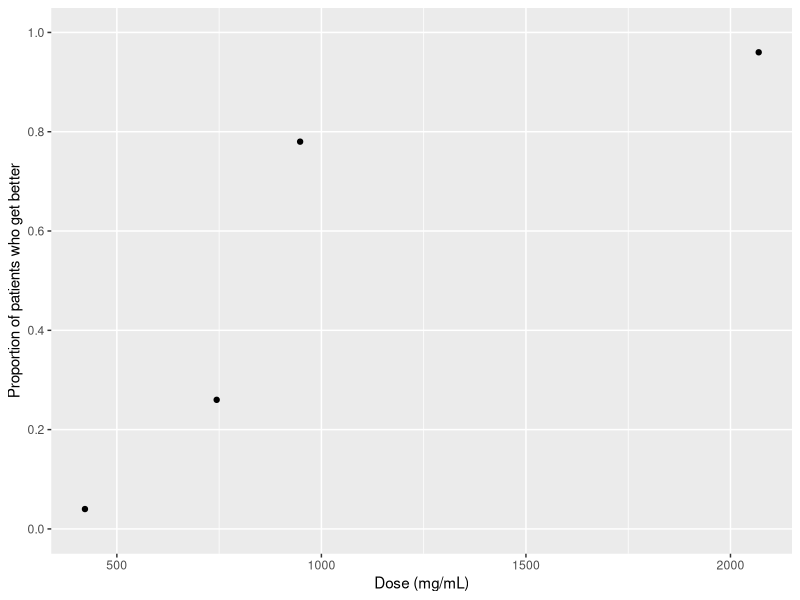
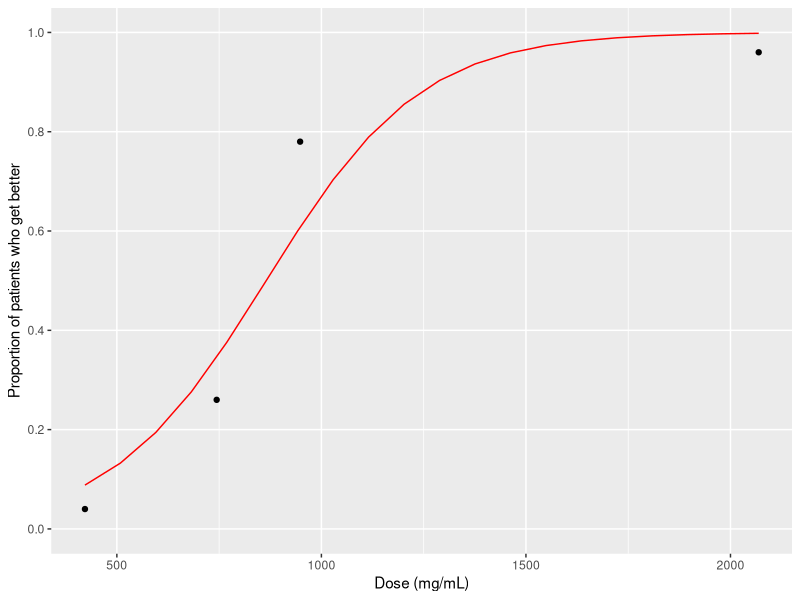
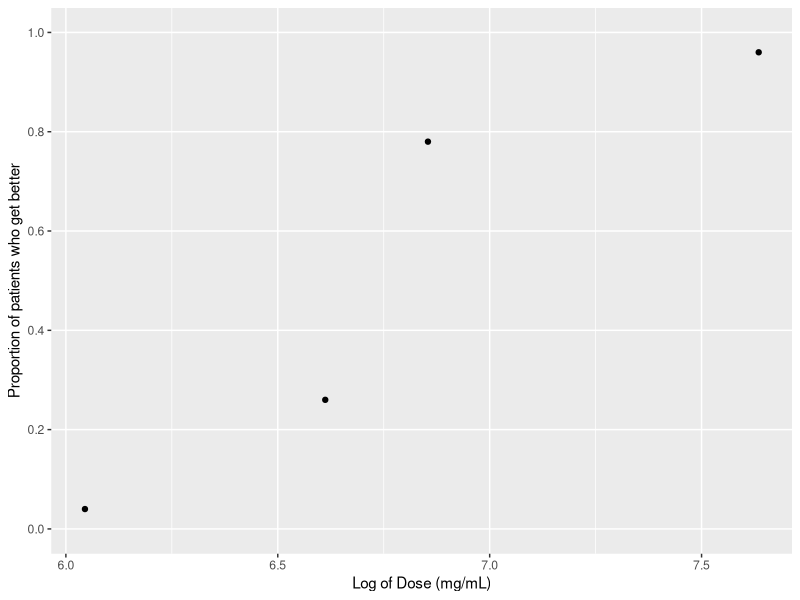
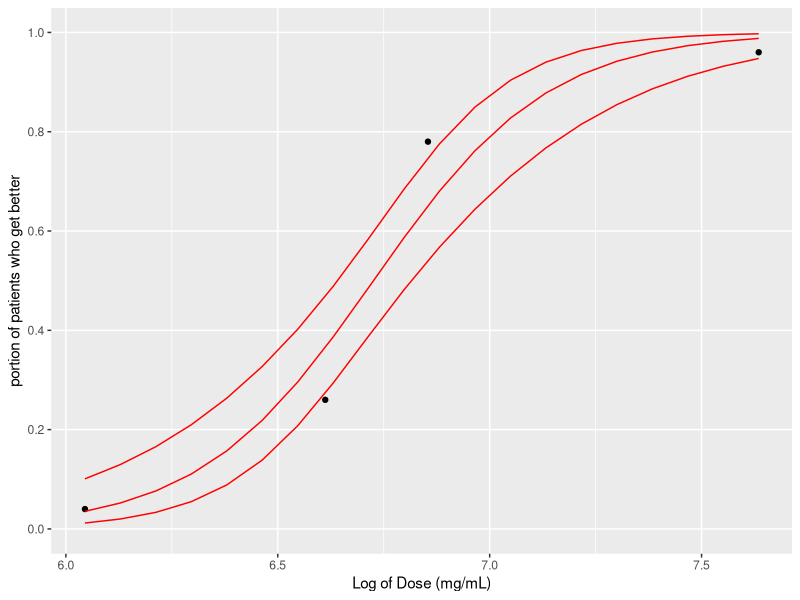

Source code (R) for these figures, in order:
# STATISTICAL MODELLING


# Add Libraries -----------------------------------------------------------
library(dplyr)
library(ggplot2)
library(MASS)


# Data --------------------------------------------------------------------
Patient_group <- c(1,2,3,4) #i
Dose <- c(422,744,948,2069) #di
Number_treated <- c(50,50,50,50) #ni
Number_better <- c(2,13,39,48) #yi

#
# Put the data in a data frame
#
experiment_df <- data.frame(Patient_group, Dose, Number_treated, Number_better)
experiment_df


# Statistical Modelling Part (a)* -----------------------------------------
## Calculate the proportion of patients who gets better with the new medicine and
## use ggplot2 to visualize these data. 

#
# Work out proportions with reduced blood pressure 
#
experiment_df <- experiment_df %>% mutate(Proportion_reduced = Number_better / Number_treated)
experiment_df

# 
# Plot these proportions
#
ggplot(experiment_df, aes(x = Dose, y = Proportion_reduced)) +
 geom_point() +
 labs(x = "Dose (mg/mL)",
      y = "Proportion of patients who get better") +
 scale_y_continuous(breaks = c(0, 0.2, 0.4, 0.6, 0.8, 1),
                    minor_breaks = NULL,
                    limits = c(0, 1))

## What can you conclude from the plot?

# A dose of 500mg/ml or less has no real impact on the proportion of patients
# who get better (less than 4%). There is a reasonable increase at around the
# 750mg/ml as it reaches over 20% of the patients. However, the best increase is
# when the dose is increased to 1000mg/ml with nearly 80% of patients getting
# better. To increase the proportion of patients to just under 100%, it appear
# that the dose needs to be more than double to above 2000mg/ml. This is
# comparable with the current COVID vacinations which see a large increase from
# the first dose and almost complete immunity with a second dose.


# Statistical Modelling Part (b)* -----------------------------------------

##QUESTION
## Fit the model in the frequentist framework and report hat beta_0 (intercept)
## and hat beta_1 (Dose (x))

# Fitting the binary logistic regression model
m <- glm(cbind(Number_better, 
               Number_treated - Number_better) ~ Dose, 
         family = binomial, 
         data = experiment_df)

# Maximum likelihood estimates - hat beta_0 and hat beta_1 of the parameters beta_0 and beta_1
beta_0_hat <- coef(m)[1]
beta_0_hat

beta_1_hat <- coef(m)[2]
beta_1_hat

# Confidence intervals for beta_0 and beta_1
confint(m)


# Visualization of the fitted model

# Number of Dose points at which to predict
N <- 20

# Sequence of Dose values
Dose_seq <- seq(from = min(Dose), to = max(Dose), length = N)

# Predict beta_0 + beta_1 x = beta_0 + beta_1 Dose at these values
# The predicted values are given by hat beta_0 + hat beta_1 Dose
eta_seq <- predict(m, # Model, and new data:
                   newdata = data.frame(Dose = Dose_seq))

# Transform to probabilities
p_seq <- exp(eta_seq) / (1 + exp(eta_seq))

# Put these values into a data frame
predictions_df <- data.frame(Dose_seq, eta_seq, p_seq)

# Add to the ggplot
ggplot(experiment_df, aes(x = Dose, y = Proportion_reduced)) +
 geom_point() +
 # Add the estimated values of p (predictions)
 geom_line(aes(x = Dose_seq, 
               y = p_seq), 
           data = predictions_df, # Stored in this data frame
           colour = "red") +
 labs(x = "Dose (mg/mL)",
      y = "Proportion of patients who get better") +
 scale_y_continuous(breaks = c(0, 0.2, 0.4, 0.6, 0.8, 1),
                    minor_breaks = NULL,
                    limits = c(0, 1))



# Statistical Modelling Part (c)*** ---------------------------------------
# Logarithmic Model

## QUESTION
## Create a similar plot to that produced in part (a) to visualise log(di)
## against the proportion of Covid-19 patients who gets better and compare the
## two plots.

# Work out the log of the dose and add to data frame
experiment_df <- experiment_df %>% mutate(Log_Dose = log(Dose))

# Plot these proportions
ggplot(experiment_df, aes(x = Log_Dose, y = Proportion_reduced)) +
 geom_point() +
 labs(x = "Log of Dose (mg/mL)",
      y = "Proportion of patients who get better") +
 scale_y_continuous(breaks = c(0, 0.2, 0.4, 0.6, 0.8, 1),
                    minor_breaks = NULL,
                    limits = c(0, 1))


## QUESTION
## What do you conclude?

print("############################## INSERT ANSWER HERE ##############################")


# Fitting the binary logistic regression model
# glm needs the number of successes and the number of failures
m_log <- glm(cbind(Number_better, 
               Number_treated - Number_better) ~ Log_Dose, 
         family = binomial, 
         data = experiment_df)

## QUESTION
## Fit the logarithmic model in the frequentist framework, report hat beta_0 and hat beta_1
beta_0_hat <- coef(m_log)[1]
beta_0_hat

beta_1_hat <- coef(m_log)[2]
beta_1_hat


## QUESTION
## Calculate the 95% confidence intervals for beta_0 and beta_1.
confint(m_log)


## QUESTION
## Which of the two frequentist models considered in parts (b) and (c) (the standard or the logarithmic model) do you prefer? Why?

print("############################## INSERT ANSWER HERE ##############################")



# Statistical Modelling Part (d)** ----------------------------------------

## QUESTION
## Use the logarithmic model implemented in part (c) to predict the probabilities that Covid-19 patients who receive doses of 600, 800 and 1500 mg/mL of the medicine get better. In addition, calculate the 95% confidence intervals for each prediction.

## Indirect Method
Dose_new <- c(log(600),log(800),log(1500))

# Estimated value of eta and associated standard error at Dose_new
eta_hat <- predict(m_log, 
               newdata = data.frame(Log_Dose = Dose_new),
               se.fit = TRUE) # Extract the standard errors

# Approximate 95% confidence interval for eta
eta_estimate_ci <- c(estimate =eta_hat$fit, 
                      lower = eta_hat$fit - 2 * eta_hat$se.fit, # Lower limit
                      upper = eta_hat$fit + 2 * eta_hat$se.fit) # Upper limit

# Convert to a confidence interval for p
p_estimate_ci <- exp(eta_estimate_ci) / (1 + exp(eta_estimate_ci))

data.frame(exp(Dose_new), p_estimate_ci)


## QUESTION
## What can you conclude from these results?

print("As the dose increases the probability of getting better increases.")


## Direct Method
p_hat_direct <- predict(m_log, 
               newdata = data.frame(Log_Dose = Dose_new),
               type = "response", # Prediction of p, not eta
               se.fit = TRUE) # Extract the standard errors

# Confidence interval for p
p_estimate_ci_direct <- c(estimate = p_hat_direct$fit,
                            lower = p_hat_direct$fit - 2 * p_hat_direct$se.fit, # Lower limit
                            upper = p_hat_direct$fit + 2 * p_hat_direct$se.fit) # Upper limit

data.frame(exp(Dose_new), p_estimate_ci_direct)

## QUESTION
## Which one of the two methods is generally recommended? Why?

print("It is generally recommended to use the indirect method as it provides more accurate results more regularly than the direct method.")

# Statistical Modelling Part (e)** ----------------------------------------

## QUESTION
## Use the logarithmic model implemented in part (c) to produce the plot below, with 95% confidence intervals obtained using the indirect method, and comment on it.


Dose_seq_log <- seq(from = min(log(Dose)), to = max(log(Dose)), length = N)

# Obtain the estimated values of eta and associated standard errors at a sequence of Dose values
eta_seq_log <- predict(m_log, 
                  newdata = data.frame(Log_Dose = Dose_seq_log),
                  se.fit = TRUE) # Extract the standard errors

# Transform estimated values of eta to probabilities 
p_seq_log <- exp(eta_seq_log$fit) / (1 + exp(eta_seq_log$fit))

#  Confidence intervals for eta, saved in a matrix 
eta_seq_log_ci <- cbind(eta_seq_log$fit - 2 * eta_seq_log$se.fit, # Lower limits
                        eta_seq_log$fit + 2 * eta_seq_log$se.fit) # Upper limits

# Convert to ** confidence intervals for p **
p_seq_log_ci <- 
  exp(eta_seq_log_ci) / (1 + exp(eta_seq_log_ci))

# Put all these values into a data frame
predictions_df_log <- data.frame(Dose_seq_log,  
                             p_seq_log = p_seq_log, # Estimated values of p
                              # Lower confidence limits
                             p_lower_log = p_seq_log_ci[,1],
                              # Upper confidence limits
                             p_upper_log = p_seq_log_ci[,2])

# Add to the ggplot 
ggplot(experiment_df, aes(x = Log_Dose, y = Proportion_reduced)) +
  geom_point() +
   # Add the estimated values of p (predictions)
  geom_line(aes(x = Dose_seq_log, 
                y = p_seq_log), 
            data = predictions_df_log, # Stored in this data frame
            colour = "red") +
   # Add the lower confidence limits
  geom_line(aes(x = Dose_seq_log, 
                y = p_lower_log), 
            data = predictions_df_log, # Stored in this data frame
            colour = "red") +
     # Add the upper confidence limits
  geom_line(aes(x = Dose_seq_log, 
                y = p_upper_log), 
            data = predictions_df_log, # Stored in this data frame
            colour = "red") +
  labs(x = "Log of Dose (mg/mL)",
       y = "portion of patients who get better") +
  scale_y_continuous(breaks = c(0, 0.2, 0.4, 0.6, 0.8, 1),
                     minor_breaks = NULL,
                     limits = c(0, 1))


## QUESTION
## In addition, perform a suitable statistical test to check whether the logarithmic model is adequate. 

# The hypotheses are:
# Null hypothesis H0: Model (2) provides an adequate fit to the data
# Alternative hypothesis H1: Model (2) does not provide an adequate fit to the data.

p_value <- pchisq(deviance(m_log),# Specify the model under consideration
            df.residual(m_log),
            lower = FALSE)

p_value

## QUESTION
## State your hypotheses and conclusions carefully.
print("p-value is less than 0.05 and thus the null hypothesis is rejected signifiying that this model is not an adequete fit to the data.") 
